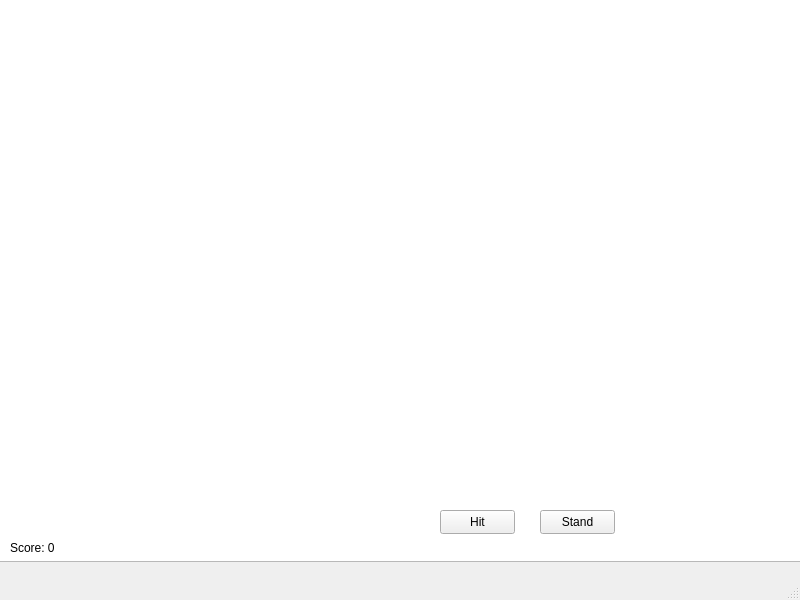
<?xml version="1.0" encoding="UTF-8"?>
<ui version="4.0">
 <class>MainWindow</class>
 <widget class="QMainWindow" name="MainWindow">
  <property name="geometry">
   <rect>
    <x>0</x>
    <y>0</y>
    <width>800</width>
    <height>600</height>
   </rect>
  </property>
  <property name="windowTitle">
   <string>MainWindow</string>
  </property>
  <widget class="QWidget" name="centralwidget">
   <widget class="QGraphicsView" name="viewGame">
    <property name="geometry">
     <rect>
      <x>-5</x>
      <y>-9</y>
      <width>811</width>
      <height>571</height>
     </rect>
    </property>
   </widget>
   <widget class="QPushButton" name="btnHit">
    <property name="geometry">
     <rect>
      <x>440</x>
      <y>510</y>
      <width>75</width>
      <height>24</height>
     </rect>
    </property>
    <property name="text">
     <string>Hit</string>
    </property>
   </widget>
   <widget class="QPushButton" name="btnStand">
    <property name="geometry">
     <rect>
      <x>540</x>
      <y>510</y>
      <width>75</width>
      <height>24</height>
     </rect>
    </property>
    <property name="text">
     <string>Stand</string>
    </property>
   </widget>
   <widget class="QLabel" name="lblScorePlayer">
    <property name="geometry">
     <rect>
      <x>10</x>
      <y>540</y>
      <width>211</width>
      <height>16</height>
     </rect>
    </property>
    <property name="text">
     <string>Score: 0</string>
    </property>
   </widget>
  </widget>
  <widget class="QMenuBar" name="menubar">
   <property name="geometry">
    <rect>
     <x>0</x>
     <y>0</y>
     <width>800</width>
     <height>22</height>
    </rect>
   </property>
  </widget>
  <widget class="QStatusBar" name="statusbar"/>
 </widget>
 <resources/>
 <connections/>
</ui>
